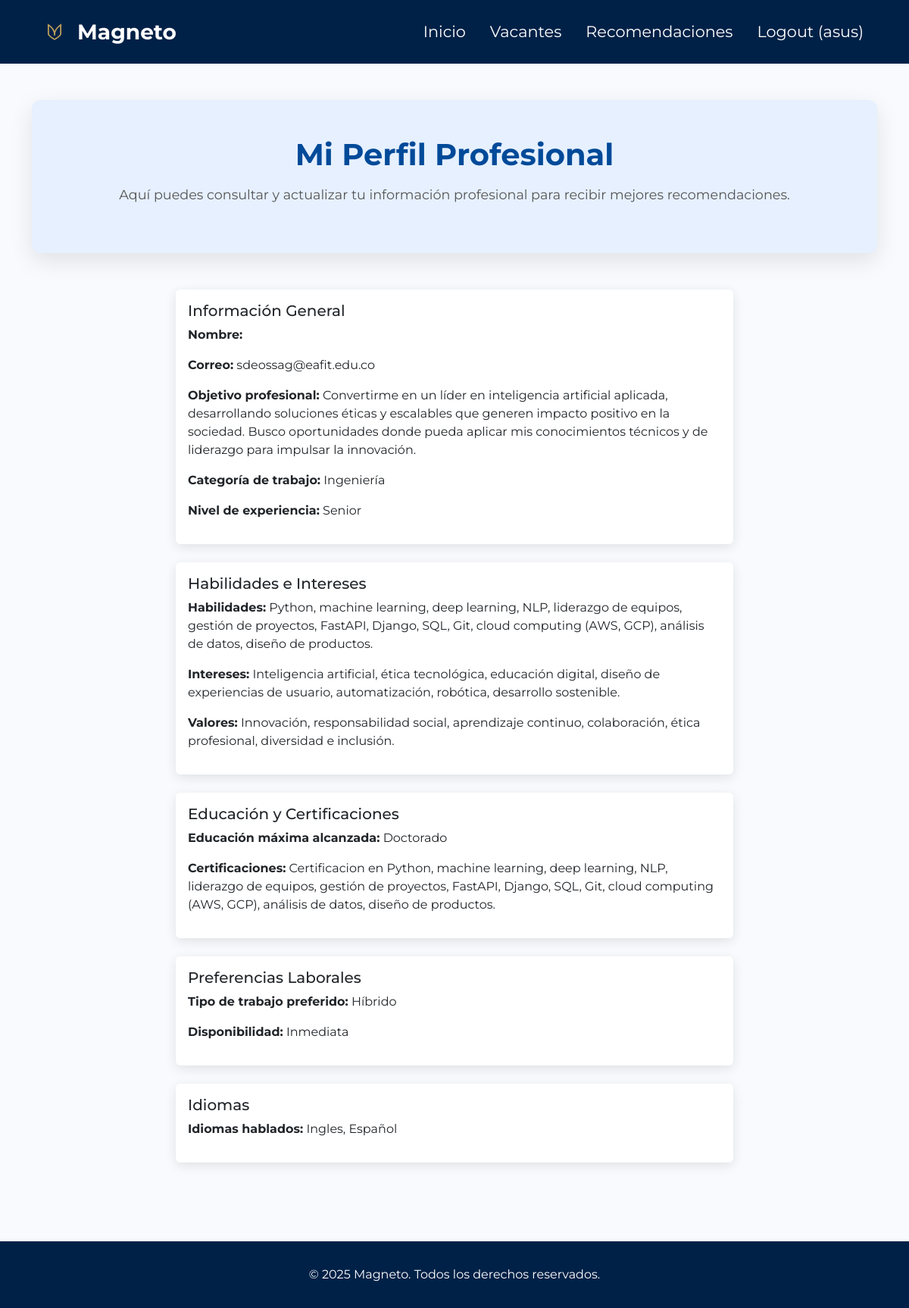
/accounts/perfil/perfil/ (signed in), run on the app's committed database.
### profiles/models.py (models this page shows, shortened)
class Profile(models.Model):
    CATEGORIAS_TRABAJO = [
        ('tecnologia', 'Tecnología'),
        ('marketing', 'Marketing'),
        ('diseño', 'Diseño'),
        ('finanzas', 'Finanzas'),
        ('educacion', 'Educación'),
        ('salud', 'Salud'),
        ('ingenieria', 'Ingeniería'),
        ('legal', 'Legal'),
        ('recursos_humanos', 'Recursos Humanos'),
    ]
    DISPONIBILIDAD_CHOICES = [
        ('inmediata', 'Inmediata'),
        ('1_mes', '1 Mes'),
        ('2_meses', '2 Meses'),
        ('mas_de_2_meses', 'Más de 2 meses'),
    ]
    user = models.OneToOneField(User, on_delete=models.CASCADE)
    objetivos_profesionales = models.TextField(blank=True)
    categoria_trabajo = models.CharField(max_length=50, choices=CATEGORIAS_TRABAJO, blank=True)
    nivel_experiencia = models.CharField(max_length=50, choices=[
        ('entry', 'Entry'),
        ('junior', 'Junior'),
        ('mid', 'Mid'),
        ('senior', 'Senior'),
    ], blank=True)
    habilidades = models.TextField(blank=True)
    intereses = models.TextField(blank=True)
    valores = models.TextField(blank=True)
    educacion_maxima = models.CharField(max_length=255, blank=True, null=True)
    certificaciones = models.TextField(blank=True, null=True)
    tipo_trabajo_preferido = models.CharField(max_length=100, choices=[
        ('remoto', 'Remoto'),
        ('hibrido', 'Híbrido'),
        ('presencial', 'Presencial')
    ], blank=True, null=True)
    disponibilidad = models.CharField(max_length=100, choices=DISPONIBILIDAD_CHOICES, blank=True, null=True)
    idiomas_hablados = models.TextField(blank=True, null=True)
    ultima_actualizacion = models.DateTimeField(auto_now=True)

### profiles/views.py (the view)
# urls.py: path('perfil/', views.profile_detail, name='profile_detail'),
@login_required
def profile_detail(request):
    profile = Profile.objects.get(user=request.user)
    return render(request, 'profile_detail.html', {'profile': profile})

### profiles/templates/profile_detail.html (shortened to what this page needs)
<!DOCTYPE html>
<html lang="es">
<head>
    <link href="https://cdn.jsdelivr.net/npm/bootstrap@5.3.3/dist/css/bootstrap.min.css" rel="stylesheet">
</head>
<body>
<nav class="navbar navbar-expand-lg navbar-dark" style="background-color: #002855; padding-top: 1rem; padding-bottom: 1rem;">
    <div class="container">
        <a class="navbar-brand fw-bold fs-3 d-flex align-items-center" href="#">
            <img src="/media/images/logoM.png" alt="Logo Magneto"> Magneto
        </a>
        <div class="collapse navbar-collapse justify-content-end" id="mainNavbar">
            <ul class="navbar-nav fs-5 gap-3">
                <li class="nav-item">
                    <a class="nav-link" href="{% url 'home' %}">Inicio</a>
                </li>
                <li class="nav-item">
                    <a class="nav-link" href="{% url 'job_list' %}">Vacantes</a>
                </li>
                <li class="nav-item">
                    <a class="nav-link" href="{% url 'recomendaciones' %}">Recomendaciones</a>
                </li>
                {% if user.is_authenticated %}
                    <li class="nav-item">
                        <a class="nav-link text-warning" href="{% url 'logoutaccount' %}">
                            Logout ({{ user.username }})
                        </a>
                    </li>
                {% endif %}
            </ul>
        </div>
    </div>
</nav>
<div class="container mt-5">
    <div class="hero">
        <h1 class="fw-bold">Mi Perfil Profesional</h1>
        <p class="mt-3">Aquí puedes consultar y actualizar tu información profesional para recibir mejores recomendaciones.</p>
    </div>
</div>
<div class="container mt-5">
    <div class="row justify-content-center">
        <div class="col-md-8">
            <div class="card mb-4">
                <div class="card-body">
                    <h5 class="card-title">Información General</h5>
                    <p><strong>Nombre:</strong> {{ user.first_name }} {{ user.last_name }}</p>
                    <p><strong>Correo:</strong> {{ user.email }}</p>
                    <p><strong>Objetivo profesional:</strong> {{ profile.objetivos_profesionales }}</p>
                    <p><strong>Categoría de trabajo:</strong> {{ profile.get_categoria_trabajo_display }}</p>
                    <p><strong>Nivel de experiencia:</strong> {{ profile.get_nivel_experiencia_display }}</p>
                </div>
            </div>
            <div class="card mb-4">
                <div class="card-body">
                    <h5 class="card-title">Habilidades e Intereses</h5>
                    <p><strong>Habilidades:</strong> {{ profile.habilidades }}</p>
                    <p><strong>Intereses:</strong> {{ profile.intereses }}</p>
                    <p><strong>Valores:</strong> {{ profile.valores }}</p>
                </div>
            </div>
            <div class="card mb-4">
                <div class="card-body">
                    <h5 class="card-title">Educación y Certificaciones</h5>
                    <p><strong>Educación máxima alcanzada:</strong> {{ profile.educacion_maxima }}</p>
                    <p><strong>Certificaciones:</strong> {{ profile.certificaciones }}</p>
                </div>
            </div>
            <div class="card mb-4">
                <div class="card-body">
                    <h5 class="card-title">Preferencias Laborales</h5>
                    <p><strong>Tipo de trabajo preferido:</strong> {{ profile.get_tipo_trabajo_preferido_display }}</p>
                    <p><strong>Disponibilidad:</strong> {{ profile.get_disponibilidad_display }}</p>
                </div>
            </div>
            <div class="card mb-4">
                <div class="card-body">
                    <h5 class="card-title">Idiomas</h5>
                    <p><strong>Idiomas hablados:</strong> {{ profile.idiomas_hablados }}</p>
                </div>
            </div>
        </div>
    </div>
</div>
<footer>
    <div class="container">
        © 2025 Magneto. Todos los derechos reservados.
    </div>
</footer>
</body>
</html>

### profiles/templates/profile_detail.html (style rules this page uses)
body { font-family: 'Montserrat', sans-serif; background-color: #f8fafd; transition: background-color 0.3s ease; }
.navbar { background-color: #002147 !important; padding: 15px 40px; min-height: 60px; }
.navbar .nav-link, .navbar .navbar-brand { color: #ffffff !important; font-size: 1.3rem; }
.navbar-brand img { height: 40px; margin-right: 10px; transition: transform 0.3s ease; }
footer { margin-top: 5rem; padding: 2rem 0; background-color: #002147; text-align: center; font-size: 1rem; color: #ffffff; transition: background-color 0.3s ease; }
.card { border: 0; box-shadow: 0 4px 15px rgba(0, 0, 0, 0.1); transition: transform 0.3s ease, box-shadow 0.3s ease; }
.hero { background-color: #e6f0ff; padding: 3rem 2rem; text-align: center; border-radius: 12px; box-shadow: 0 10px 30px rgba(0, 0, 0, 0.1); transition: all 0.3s ease; }
.hero h1 { font-size: 2.5rem; font-weight: 600; color: #004a99; animation: fadeInUp 1s ease-out forwards; }
.hero p { font-size: 1.1rem; color: #555; margin-top: 1rem; animation: fadeInUp 1.5s ease-out forwards; }

### data on the page
Profile: objetivos_profesionales "Convertirme en un líder en inteligencia artificial aplicada, desarrollando soluciones éticas y escalables que generen impacto positivo en la sociedad. Busco oportunidades donde pueda aplicar mis conocimientos técnicos y de liderazgo para impulsar la innovación.", categoria_trabajo "Ingeniería", nivel_experiencia "Senior", habilidades "Python, machine learning, deep learning, NLP, liderazgo de equipos, gestión de proyectos, FastAPI, Django, SQL, Git, cloud computing (AWS, GCP), análisis de datos, diseño de productos.", intereses "Inteligencia artificial, ética tecnológica, educación digital, diseño de experiencias de usuario, automatización, robótica, desarrollo sostenible.", valores "Innovación, responsabilidad social, aprendizaje continuo, colaboración, ética profesional, diversidad e inclusión.", educacion_maxima "Doctorado", certificaciones "Certificacion en Python, machine learning, deep learning, NLP, liderazgo de equipos, gestión de proyectos, FastAPI, Django, SQL, Git, cloud computing (AWS, GCP), análisis de datos, diseño de productos.", tipo_trabajo_preferido "Híbrido", disponibilidad "Inmediata", idiomas_hablados "Ingles, Español"

### other printed values
{{ user.username }} "asus"
{{ user.email }} "sdeossag@eafit.edu.co"
